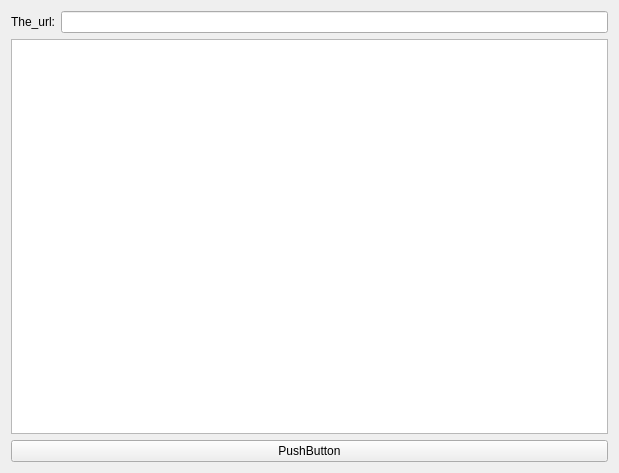
<?xml version="1.0" encoding="UTF-8"?>
<ui version="4.0">
 <class>Widget</class>
 <widget class="QWidget" name="Widget">
  <property name="geometry">
   <rect>
    <x>0</x>
    <y>0</y>
    <width>619</width>
    <height>473</height>
   </rect>
  </property>
  <property name="windowTitle">
   <string>Widget</string>
  </property>
  <layout class="QVBoxLayout" name="verticalLayout_3">
   <item>
    <layout class="QVBoxLayout" name="verticalLayout_2">
     <item>
      <layout class="QHBoxLayout" name="horizontalLayout">
       <item>
        <widget class="QLabel" name="label">
         <property name="text">
          <string>The_url:</string>
         </property>
        </widget>
       </item>
       <item>
        <widget class="QLineEdit" name="lineEdit_url"/>
       </item>
      </layout>
     </item>
     <item>
      <layout class="QVBoxLayout" name="verticalLayout">
       <item>
        <widget class="QTextBrowser" name="textBrowser"/>
       </item>
       <item>
        <widget class="QPushButton" name="pushButton">
         <property name="text">
          <string>PushButton</string>
         </property>
        </widget>
       </item>
      </layout>
     </item>
    </layout>
   </item>
  </layout>
 </widget>
 <layoutdefault spacing="6" margin="11"/>
 <resources/>
 <connections/>
</ui>
